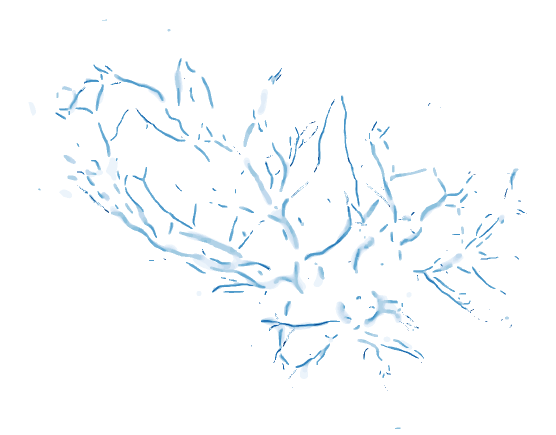
#> input picture .png, 1111 x 869 px, given in place of T-BN0687730.raw.png, which was not available (shown at 1/2 size)
$ python plate_test.py
#> lines starting #> are read from the running program, lines starting #| are printed output that depends on the picture; pictures that were not available may be replaced by others from this repository, and a replacement may not be noted
### placenta.py
#!/usr/bin/env python3

"""
This module contains all the logic for loading placental samples.
Unfortunately, some functions here assume NCS samples, whereas others are
nonspecific to a fault. There are calls here to functions in the preprocessing
(and maybe plate_morphology)  modules

TODO:
    Ideally, the whole placenta itself would a well defined object with
    different views, rather than each file, wanting all access to a sample's
    related files, needing to load so many different images.
"""

import numpy as np
import numpy.ma as ma
import os.path
import os
import json
from scipy.ndimage import imread
from skimage import morphology

from numpy.ma import is_masked
from skimage.color import gray2rgb
from skimage.util import img_as_float
import matplotlib.pyplot as plt
from hfft import fft_gradient
from skimage.segmentation import watershed
from skimage.morphology import binary_erosion, disk
import scipy.ndimage as ndi


def open_typefile(filename, filetype, sample_dir=None, mode=None):
    """
    filetype is either 'mask' or 'trace'
    mask -> 'L' mode
    trace -> 'RGB' mode
    use mode keyword to override this behavior (for example if you
    want a binary trace)

    typefiles that aren't the above will be treated as 'L'
    """
#> called with filename = 'T-BN0687730.png', filetype = 'raw'
    # try to open what the mask *should* be named
    # this should be done less hackishly
    # for example, if filename is 'ncs.1029.jpg' then
    # this would set the maskfile as 'ncs.1029.mask.jpg'

    #if filetype not in ("mask", "trace"):
    #    raise NotImplementedError("Can only deal with mask or trace files.")

    # get the base of filename and build the type filename
    *base, suffix = filename.split('.')
    base = ''.join(base)
    typefile = '.'.join((base, filetype, suffix))

    if sample_dir is None:
        sample_dir = 'samples'

    typefile = os.path.join(sample_dir, typefile)

    if mode is not None:
        if filetype == 'mask':
            mode = 'L'
        elif filetype in ('ctrace', 'veins', 'arteries'):
            mode = 'RGB'
        else:
            # handle this if you need to?
            mode = 'L'
    try:
        img = imread(typefile, mode=mode)
#> img is the input picture: shape (869, 1111, 4); mean R, G, B, A 249.5, 251.8, 253.3, 255

    except FileNotFoundError:
        print('Could not find file', typefile)
        return None

    return img


# [46 lines left out: functions strip_ncs_name, open_tracefile, mimg_as_float, not called in this run]

def get_named_placenta(filename, sample_dir=None, masked=True,
                       maskfile=None, mode='L'):
    """
    This function is to be replaced by a more ingenious/natural
    way of accessing a database of unregistered and/or registered
    placental samples.

    Parameters
    ----------

    filename: name of file (including suffix?) but NOT directory
    masked: return it masked.
    maskfile: if supplied, this use the file will use a supplied 1-channel
            mask (where 1 represents an invalid/masked pixel, and 0
            represents a valid/unmasked pixel. the supplied image must be
            the same shape as the image. if not provided, the mask is
            calculated (unless masked=False)
            the file must be located within the sample directory

            If maskfile is 'None' then this function will look for
            a default maskname with the following  pattern:

                test.jpg -> test.mask.jpg
                ncs.1029.jpg  -> ncs.1029.mask.jpg

    sample_directory: Relative path where sample (and mask file) is located.
            defaults to './samples'

    if masked is true (default), this returns a masked array.

    NOTE: A previous logical incongruity has been corrected. Masks should have
    1 as the invalid/background/mask value (to mask), and 0 as the
    valid/plate/foreground value (to not mask)
    """
#> called with filename = 'T-BN0687730.png', masked = True, mode = 'L'
    if sample_dir is None:
        sample_dir = 'samples'

    full_filename = os.path.join(sample_dir, filename)

    if mode.lower() in ('g', 'green'):
        # first channel of RGBA (or RGBA!)
        raw_img = imread(full_filename)[...,1]

    else:
        raw_img = imread(full_filename, mode=mode)
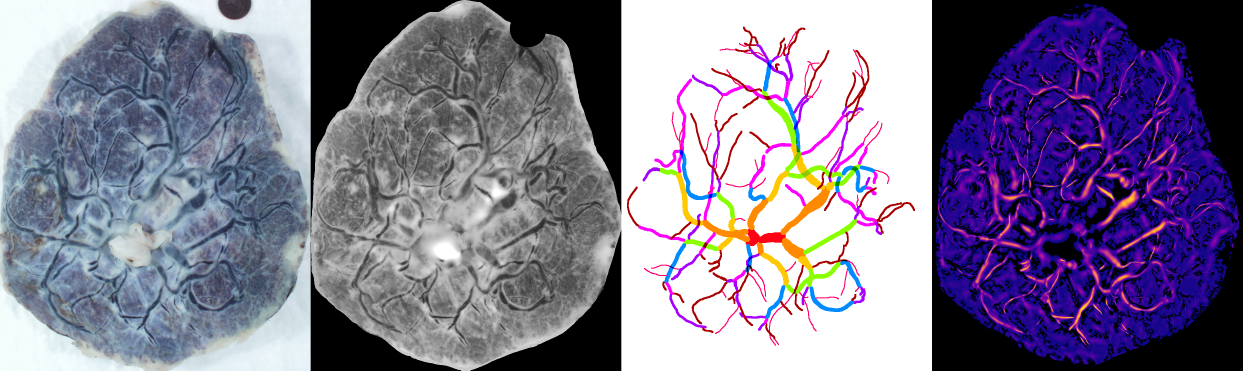
#> input picture M1-T-BN2050224.png, 3728 x 1111 px, given in place of T-BN0687730.png, which was not available (shown at 1/3 size)
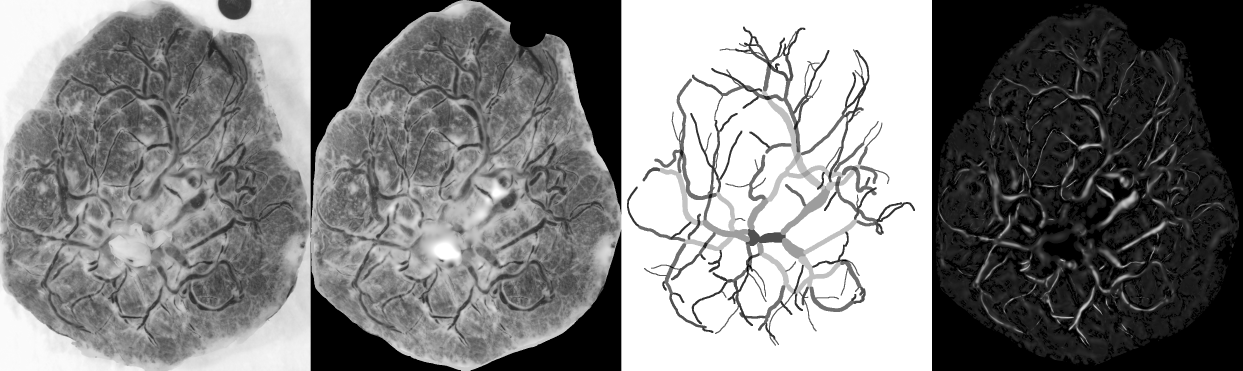
#> raw_img: shape (1111, 3728) (shown at 1/3 size); min 0, max 255, mean 126.9

    if maskfile is None:
        # try to open what the mask *should* be named
        # this should be done less hackishly
        # for example, if filename is 'ncs.1029.jpg' then
        # this would set the maskfile as 'ncs.1029.mask.jpg'
        *base, suffix = filename.split('.')
        test_maskfile = ''.join(base) + '.mask.' + suffix
        test_maskfile = os.path.join(sample_dir, test_maskfile)
        try:
            mask = imread(test_maskfile, mode='L')
        except FileNotFoundError:
            print('Could not find maskfile', test_maskfile)
            print('Please supply a maskfile. Autogeneration of mask',
                  'files is slow and buggy and therefore not supported.')
            raise
            #return mask_background(raw_img)
    else:
        # set maskfile name relative to path
        maskfile = os.path.join(sample_dir, maskfile)
        mask = imread(maskfile, mode='L')

    if filename.startswith('T-BN'):
        if filename not in FAILS:
            #print('tightening the mask')
            raw = open_typefile(filename, 'raw')
            plate = find_plate_in_raw(raw)

            stuff = ma.masked_array(raw_img, mask=mask)
            return ma.masked_array(stuff, mask=plate)
        else:
            #print('leaving this mask as it is')
            pass

    return ma.masked_array(raw_img, mask=mask)


# [219 lines left out: functions list_by_quality, check_filetype, list_placentas, show_mask, _cropped_bounds, cropped_args and 1 more, not called in this run]


CYAN = [0, 255, 255]
YELLOW = [255, 255, 0]

# [33 lines left out: function find_plate_in_raw, not called in this run]


# these are placentas where largest object watershedding didn't work
# this is pretty hackish
FAILS = [
    "T-BN0687730.png",
    "T-BN1629357.png",
    "T-BN2050224.png",
    "T-BN6381701.png",
    "T-BN7476220.png",
    "T-BN7644170.png",
    "T-BN7767693.png",
]

# [109 lines left out: functions measure_ncs_markings, add_ucip_to_mask, not called in this run]


# [12 lines that do not run on import are left out]

### hfft.py
#!/usr/bin/env python3

import numpy as np
import numpy.ma as ma
from scipy import signal
import scipy.fftpack as fftpack
from scipy.special import iv, ive
from scipy.ndimage import gaussian_filter
from itertools import combinations_with_replacement

from numpy.linalg import eigvals

# for demos
import matplotlib.pyplot as plt

from skimage.data import camera
from skimage.util import img_as_float
from skimage.measure import compare_mse, compare_nrmse

"""
hfft.py is the implementation of calculating the hessian of a real image based
in frequency space (rather than direct convolution with a gaussian, as is
standard in scipy, for example). This file also contains implementations of the
discrete gaussian kernel, and a visual demonstration of the "semigroup
property" of each implementation.


TODO: PROVIDE MAIN USAGE NOTES
"""

def fft_gaussian(img,sigma, kernel=None):

    """
    https://docs.scipy.org/doc/scipy/reference/generated/scipy.signal.fftconvolve.html

    in particular the example in which a gaussian blur is implemented.

    along with the comment:
    "Gaussian blur implemented using FFT convolution. Notice the dark borders
    around the image, due to the zero-padding beyond its boundaries. The
    convolve2d function allows for other types of image boundaries, but is far
    slower"

    (i.e. doesn't use FFT).

    note that here, you actually take the FFT of a gaussian (rather than
    build it in frequency space). there are ~6 ways to do this.
    """
#> called with sigma = 0.01
    #create a 2D gaussian kernel to take the FFT of
    # output of signal.gaussian is normalized to 1 so you need to scale
    # it back to work
    #A = 1 / (2*np.pi*sigma**2) # scale factor for 2D

    if kernel in ('discrete', None):
        kern_x = discrete_gaussian_kernel(img.shape[0], sigma)
        kern_y = discrete_gaussian_kernel(img.shape[1], sigma)
    elif kernel == 'sampled':
        # scaling factor for 1d gaussian (use it twice)
        A = 1 / (np.sqrt((2*np.pi)*sigma**2))
        kern_x = A*signal.gaussian(img.shape[0], sigma)
        kern_y = A*signal.gaussian(img.shape[1], sigma)
    else:
        raise ValueError("Key must be 'discrete' or 'sampled'")

    kernel = np.outer(kern_x, kern_y)

    return signal.fftconvolve(img, kernel, mode='same')
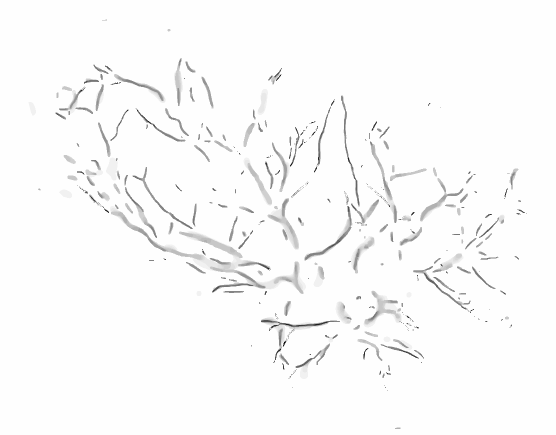
#> returned value: shape (869, 1111) float64 (shown at 1/2 size); min 48, max 255, mean 251.8; drawn with min black and max white


def discrete_gaussian_kernel(n_samples, sigma):
    """
    sigma is the scale, n_samples is the number of samples to compute
    will return a window centered a zero
    i.e. arange(-n_samples//2, n_samples//2+1)

    not sure how to center it on zero though, since integers only

    note! to make this work similarly to fft_gaussian, this uses
    sigma = np.sqrt(t). Usually you'll find this in terms of t

    by using scipy.special.ive instead we prevent blowups
    """
    dom = np.arange(-(n_samples//2), (n_samples//2) + 1)
    #there should be a scaling parameter alpha but whatever
    #return np.exp(-t) * iv(dom,t)
    if (n_samples % 2) == 0:
        dom = dom[1:]
    return ive(dom,sigma**2)


# [139 lines left out: functions fft_dgk, fft_fdgk, fft_weingarten_eigs, fft_hessian, not called in this run]


def fft_gradient(image, sigma=1.):
    """ returns gradient norm """

    gaussian_filtered = fft_gaussian(image, sigma=sigma)

    Lx, Ly = np.gradient(gaussian_filtered)
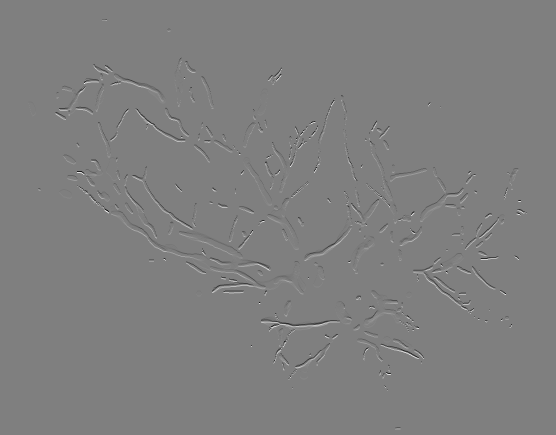
#> Lx: shape (869, 1111) float64 (shown at 1/2 size); min -103.5, max 103.5, mean 0; drawn with min black and max white
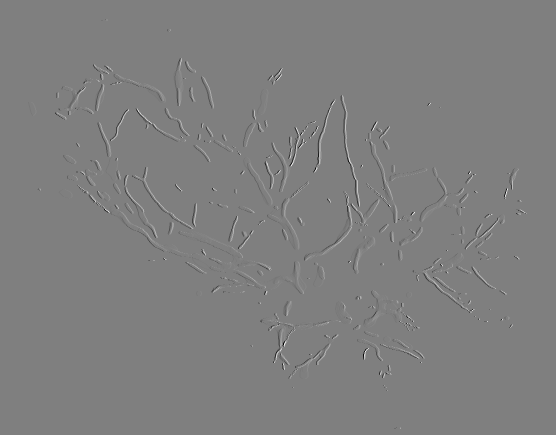
#> Ly: shape (869, 1111) float64 (shown at 1/2 size); min -103.5, max 103.5, mean 0; drawn with min black and max white

    return np.sqrt(Lx**2 + Ly**2)
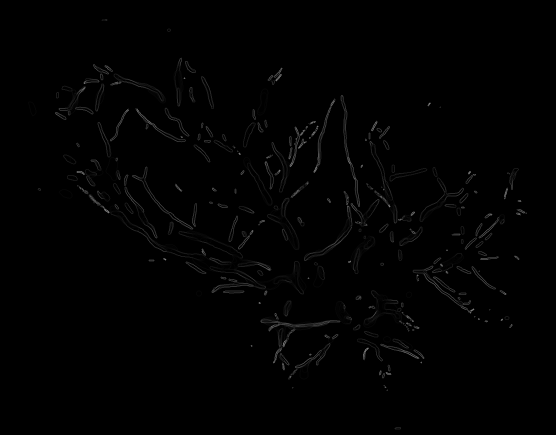
#> returned value: shape (869, 1111) float64 (shown at 1/2 size); min 0, max 146.4, mean 1.7


# [168 lines left out: functions demo, compare_mae, semigroup_demo, not called in this run]

# [9 lines that do not run on import are left out]

### plate_test.py
#!/usr/bin/env python3

"""
currently obsolete. this code has been merged into preprocessing.
this file should ideally produce a visual montage (or individual files)
showing the success/failure of find_plate_in_raw
"""
from placenta import (get_named_placenta, list_placentas, open_typefile,
                      show_mask)
import numpy as np
import matplotlib.pyplot as plt
from preprocessing import mask_stump
import numpy.ma as ma
import sys
from skimage.exposure import equalize_adapthist
from skimage.util import img_as_int
from hfft import fft_gradient

from skimage.segmentation import watershed
import scipy.ndimage as ndi
from skimage.morphology import binary_erosion, disk

def find_plate_in_raw(raw, sigma=.01):
    g = fft_gradient(raw[...,1],sigma=.01)
    marks=np.zeros(img.shape, np.int32)
    marks[0,0] = 1
#> (the run stopped early here; a loop or call above may not have finished)
